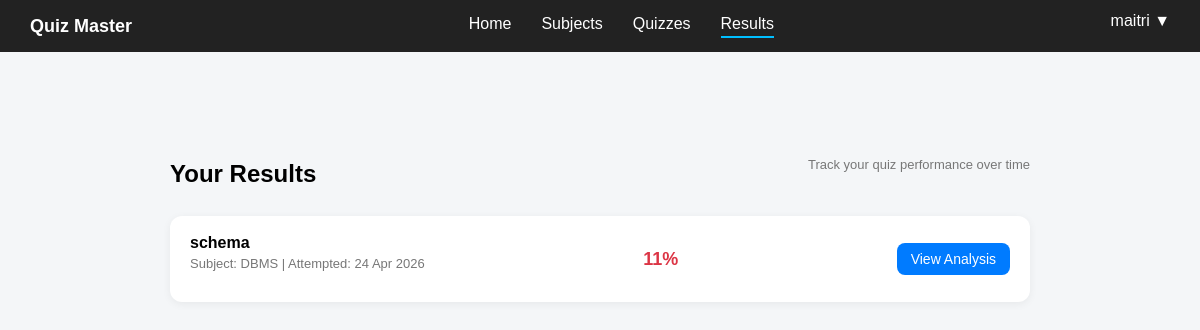
Screenshot of /student/results (signed in) with the database file from the repository.
### controller/models.py (models this page shows)
class Quiz(db.Model):
    __tablename__ = "quizzes"
    id = db.Column(db.Integer, primary_key=True)
    title = db.Column(db.String(200), nullable=False)
    created_at = db.Column(db.DateTime, default=datetime.utcnow)
    subject_id = db.Column(db.Integer, db.ForeignKey("subjects.id"), nullable=False)
    questions = db.relationship("Question", backref="quiz", lazy=True)
    attempts = db.relationship("Attempt", backref="quiz", lazy=True)

class Subject(db.Model):
    __tablename__ = "subjects"
    id = db.Column(db.Integer, primary_key=True)
    name = db.Column(db.String(100), nullable=False)
    description = db.Column(db.Text)
    quizzes = db.relationship("Quiz", backref="subject", lazy=True)

class Attempt(db.Model):
    __tablename__ = "attempts"
    id = db.Column(db.Integer, primary_key=True)
    user_id = db.Column(db.Integer, db.ForeignKey("users.id"), nullable=False)
    quiz_id = db.Column(db.Integer, db.ForeignKey("quizzes.id"), nullable=False)
    score = db.Column(db.Integer)
    total_questions = db.Column(db.Integer)
    total_marks = db.Column(db.Integer)
    timestamp = db.Column(db.DateTime, default=datetime.utcnow)
    answers = db.relationship("AttemptAnswer", backref="attempt", lazy=True)

### app.py (the view)
@app.route("/student/results")
def student_results():
    if "user_id" not in session:
        flash("Please login first")
        return redirect(url_for("login"))
    if session.get("role") != "student":
        flash("Unauthorized access")
        return redirect(url_for("admin_dashboard"))
    attempts = (
        Attempt.query
        .filter_by(user_id=session["user_id"])
        .order_by(Attempt.timestamp.desc())
        .all()
    )
    result_data = []
    for a in attempts:
        quiz = Quiz.query.get(a.quiz_id)
        subject = Subject.query.get(quiz.subject_id)
        percentage = int((a.score / a.total_marks) * 100) if a.total_marks else 0
        result_data.append({
            "attempt": a,
            "quiz": quiz,
            "subject": subject,
            "percentage": percentage
        })
    return render_template("student_results.html", results=result_data)

### templates/student_results.html (shortened to what this page needs)
{% extends "base.html" %}
{% block content %}
<div class="container">
    <div class="header">
        <h1>Your Results</h1>
        <p class="subtitle">Track your quiz performance over time</p>
    </div>
    <div class="results-list">
        {% for r in results %}
        <div class="result-row">
            <div class="left">
                <h3>{{ r.quiz.title }}</h3>
                <p class="meta">
                    Subject: {{ r.subject.name }} |
                    Attempted: {{ r.attempt.timestamp.strftime("%d %b %Y") }}
                </p>
            </div>
            <div class="middle">
                <span class="score
                    {% if r.percentage >= 70 %}good
                    {% elif r.percentage >= 40 %}avg
                    {% else %}bad
                    {% endif %}">
                    {{ r.percentage }}%
                </span>
            </div>
            <div class="right">
                <button class="btn view"
                    onclick="location.href='{{ url_for('attempt_result', attempt_id=r.attempt.id) }}'">
                    View Analysis
                </button>
            </div>
        </div>
        {% endfor %}
    </div>
</div>
{% endblock %}

### static/css/base.css (style rules this page uses)
body { font-family: Arial, sans-serif; background: #f4f6f8; margin: 0; }
.container { max-width: 1000px; margin: 30px auto; padding: 20px; border-radius: 12px; }
.header { display: flex; justify-content: space-between; align-items: center; margin-bottom: 20px; }
.header h1 { margin: 0; font-size: 24px; }
.subtitle { font-size: 14px; color: #666; margin-top: 5px; }
.btn { padding: 8px 14px; border: none; border-radius: 6px; cursor: pointer; font-size: 14px; }
.btn.view { background: #007bff; color: white; }
body { padding-bottom: 80px; }
.container { max-width: 900px; margin: 30px auto; }
.results-list { margin-top: 10px; }
.result-row { display: flex; justify-content: space-between; align-items: center; background: white; padding: 18px 20px; border-radius: 12px; margin-bottom: 15px; box-shadow: 0 2px 8px rgba(0, 0, 0, 0.06); transition: 0.2s; }
.left h3 { margin: 0; font-size: 16px; }
.meta { font-size: 13px; color: #777; margin-top: 4px; }
.middle { min-width: 80px; text-align: center; }
.score { font-size: 18px; font-weight: bold; }
.bad { color: #dc3545; }
.right { text-align: right; }
.btn.view { background: #007bff; color: white; padding: 8px 14px; border-radius: 8px; }
.subtitle { font-size: 13px; color: #777; margin-bottom: 24px; }

### rows the page displays
Quiz: quiz "schema"
Subject: subject.name "DBMS"
Attempt: attempt.timestamp "24 Apr 2026"

### other values shown
{{ session.get('username', 'User') }} "maitri"
{{ r.percentage }} "11"
